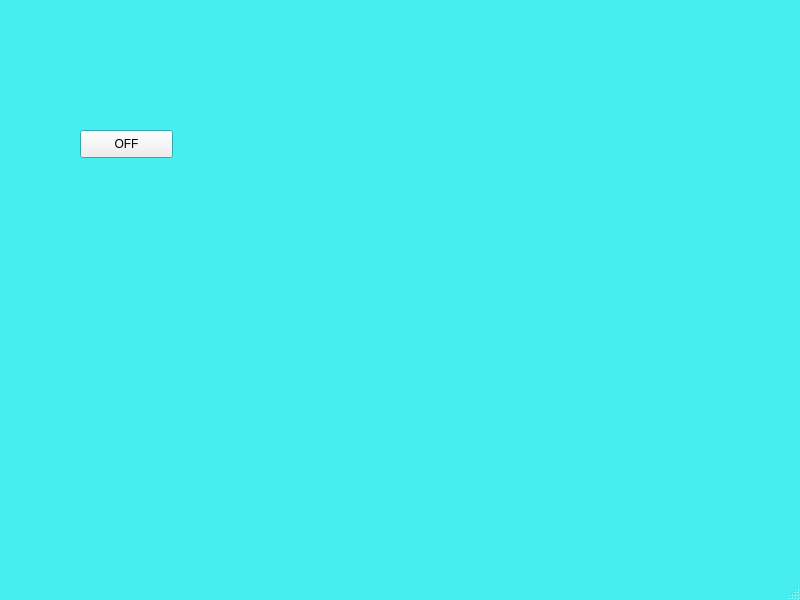
<?xml version="1.0" encoding="UTF-8"?>
<ui version="4.0">
 <class>arduino</class>
 <widget class="QMainWindow" name="arduino">
  <property name="geometry">
   <rect>
    <x>0</x>
    <y>0</y>
    <width>800</width>
    <height>600</height>
   </rect>
  </property>
  <property name="palette">
   <palette>
    <active>
     <colorrole role="Base">
      <brush brushstyle="SolidPattern">
       <color alpha="255">
        <red>255</red>
        <green>255</green>
        <blue>255</blue>
       </color>
      </brush>
     </colorrole>
     <colorrole role="Window">
      <brush brushstyle="SolidPattern">
       <color alpha="255">
        <red>70</red>
        <green>238</green>
        <blue>240</blue>
       </color>
      </brush>
     </colorrole>
    </active>
    <inactive>
     <colorrole role="Base">
      <brush brushstyle="SolidPattern">
       <color alpha="255">
        <red>255</red>
        <green>255</green>
        <blue>255</blue>
       </color>
      </brush>
     </colorrole>
     <colorrole role="Window">
      <brush brushstyle="SolidPattern">
       <color alpha="255">
        <red>70</red>
        <green>238</green>
        <blue>240</blue>
       </color>
      </brush>
     </colorrole>
    </inactive>
    <disabled>
     <colorrole role="Base">
      <brush brushstyle="SolidPattern">
       <color alpha="255">
        <red>70</red>
        <green>238</green>
        <blue>240</blue>
       </color>
      </brush>
     </colorrole>
     <colorrole role="Window">
      <brush brushstyle="SolidPattern">
       <color alpha="255">
        <red>70</red>
        <green>238</green>
        <blue>240</blue>
       </color>
      </brush>
     </colorrole>
    </disabled>
   </palette>
  </property>
  <property name="windowTitle">
   <string>MainWindow</string>
  </property>
  <widget class="QWidget" name="centralwidget">
   <widget class="QLabel" name="label">
    <property name="geometry">
     <rect>
      <x>80</x>
      <y>230</y>
      <width>601</width>
      <height>71</height>
     </rect>
    </property>
    <property name="palette">
     <palette>
      <active>
       <colorrole role="Base">
        <brush brushstyle="SolidPattern">
         <color alpha="255">
          <red>255</red>
          <green>255</green>
          <blue>255</blue>
         </color>
        </brush>
       </colorrole>
       <colorrole role="Window">
        <brush brushstyle="SolidPattern">
         <color alpha="255">
          <red>255</red>
          <green>170</green>
          <blue>255</blue>
         </color>
        </brush>
       </colorrole>
      </active>
      <inactive>
       <colorrole role="Base">
        <brush brushstyle="SolidPattern">
         <color alpha="255">
          <red>255</red>
          <green>255</green>
          <blue>255</blue>
         </color>
        </brush>
       </colorrole>
       <colorrole role="Window">
        <brush brushstyle="SolidPattern">
         <color alpha="255">
          <red>255</red>
          <green>170</green>
          <blue>255</blue>
         </color>
        </brush>
       </colorrole>
      </inactive>
      <disabled>
       <colorrole role="Base">
        <brush brushstyle="SolidPattern">
         <color alpha="255">
          <red>255</red>
          <green>170</green>
          <blue>255</blue>
         </color>
        </brush>
       </colorrole>
       <colorrole role="Window">
        <brush brushstyle="SolidPattern">
         <color alpha="255">
          <red>255</red>
          <green>170</green>
          <blue>255</blue>
         </color>
        </brush>
       </colorrole>
      </disabled>
     </palette>
    </property>
    <property name="text">
     <string/>
    </property>
   </widget>
   <widget class="QPushButton" name="pushButton">
    <property name="geometry">
     <rect>
      <x>80</x>
      <y>130</y>
      <width>93</width>
      <height>28</height>
     </rect>
    </property>
    <property name="text">
     <string>OFF</string>
    </property>
   </widget>
  </widget>
  <widget class="QMenuBar" name="menubar">
   <property name="geometry">
    <rect>
     <x>0</x>
     <y>0</y>
     <width>800</width>
     <height>26</height>
    </rect>
   </property>
  </widget>
  <widget class="QStatusBar" name="statusbar"/>
 </widget>
 <resources/>
 <connections/>
</ui>
